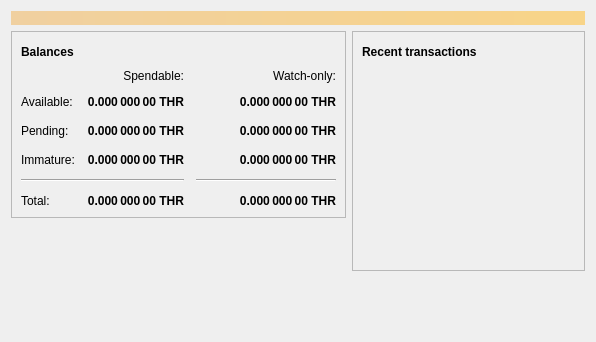
<?xml version="1.0" encoding="UTF-8"?>
<ui version="4.0">
 <class>OverviewPage</class>
 <widget class="QWidget" name="OverviewPage">
  <property name="geometry">
   <rect>
    <x>0</x>
    <y>0</y>
    <width>596</width>
    <height>342</height>
   </rect>
  </property>
  <property name="windowTitle">
   <string>Form</string>
  </property>
  <layout class="QVBoxLayout" name="topLayout">
   <item>
    <widget class="QLabel" name="labelAlerts">
     <property name="visible">
      <bool>false</bool>
     </property>
     <property name="styleSheet">
      <string notr="true">QLabel { background-color: qlineargradient(x1: 0, y1: 0, x2: 1, y2: 0, stop:0 #F0D0A0, stop:1 #F8D488); color:#000000; }</string>
     </property>
     <property name="wordWrap">
      <bool>true</bool>
     </property>
     <property name="margin">
      <number>3</number>
     </property>
     <property name="textInteractionFlags">
      <set>Qt::TextSelectableByMouse</set>
     </property>
    </widget>
   </item>
   <item>
    <layout class="QHBoxLayout" name="horizontalLayout" stretch="1,1">
     <item>
      <layout class="QVBoxLayout" name="verticalLayout_2">
       <item>
        <widget class="QFrame" name="frame">
         <property name="frameShape">
          <enum>QFrame::StyledPanel</enum>
         </property>
         <property name="frameShadow">
          <enum>QFrame::Raised</enum>
         </property>
         <layout class="QVBoxLayout" name="verticalLayout_4">
          <item>
           <layout class="QHBoxLayout" name="horizontalLayout_4">
            <item>
             <widget class="QLabel" name="label_5">
              <property name="font">
               <font>
                <weight>75</weight>
                <bold>true</bold>
               </font>
              </property>
              <property name="text">
               <string>Balances</string>
              </property>
             </widget>
            </item>
            <item>
             <widget class="QPushButton" name="labelWalletStatus">
              <property name="enabled">
               <bool>true</bool>
              </property>
              <property name="maximumSize">
               <size>
                <width>30</width>
                <height>16777215</height>
               </size>
              </property>
              <property name="toolTip">
               <string>The displayed information may be out of date. Your wallet automatically synchronizes with the Thronus network after a connection is established, but this process has not completed yet.</string>
              </property>
              <property name="text">
               <string/>
              </property>
              <property name="icon">
               <iconset resource="../bitcoin.qrc">
                <normaloff>:/icons/warning</normaloff>
                <disabledoff>:/icons/warning</disabledoff>:/icons/warning</iconset>
              </property>
              <property name="iconSize">
               <size>
                <width>24</width>
                <height>24</height>
               </size>
              </property>
              <property name="flat">
               <bool>true</bool>
              </property>
             </widget>
            </item>
            <item>
             <spacer name="horizontalSpacer_3">
              <property name="orientation">
               <enum>Qt::Horizontal</enum>
              </property>
              <property name="sizeHint" stdset="0">
               <size>
                <width>40</width>
                <height>20</height>
               </size>
              </property>
             </spacer>
            </item>
           </layout>
          </item>
          <item>
           <layout class="QGridLayout" name="gridLayout">
            <property name="spacing">
             <number>12</number>
            </property>
            <item row="2" column="2">
             <widget class="QLabel" name="labelWatchPending">
              <property name="font">
               <font>
                <weight>75</weight>
                <bold>true</bold>
               </font>
              </property>
              <property name="cursor">
               <cursorShape>IBeamCursor</cursorShape>
              </property>
              <property name="toolTip">
               <string>Unconfirmed transactions to watch-only addresses</string>
              </property>
              <property name="text">
               <string notr="true">0.000 000 00 THR</string>
              </property>
              <property name="alignment">
               <set>Qt::AlignRight|Qt::AlignTrailing|Qt::AlignVCenter</set>
              </property>
              <property name="textInteractionFlags">
               <set>Qt::LinksAccessibleByMouse|Qt::TextSelectableByKeyboard|Qt::TextSelectableByMouse</set>
              </property>
             </widget>
            </item>
            <item row="2" column="1">
             <widget class="QLabel" name="labelUnconfirmed">
              <property name="font">
               <font>
                <weight>75</weight>
                <bold>true</bold>
               </font>
              </property>
              <property name="cursor">
               <cursorShape>IBeamCursor</cursorShape>
              </property>
              <property name="toolTip">
               <string>Total of transactions that have yet to be confirmed, and do not yet count toward the spendable balance</string>
              </property>
              <property name="text">
               <string notr="true">0.000 000 00 THR</string>
              </property>
              <property name="alignment">
               <set>Qt::AlignRight|Qt::AlignTrailing|Qt::AlignVCenter</set>
              </property>
              <property name="textInteractionFlags">
               <set>Qt::LinksAccessibleByMouse|Qt::TextSelectableByKeyboard|Qt::TextSelectableByMouse</set>
              </property>
             </widget>
            </item>
            <item row="3" column="2">
             <widget class="QLabel" name="labelWatchImmature">
              <property name="font">
               <font>
                <weight>75</weight>
                <bold>true</bold>
               </font>
              </property>
              <property name="cursor">
               <cursorShape>IBeamCursor</cursorShape>
              </property>
              <property name="toolTip">
               <string>Mined balance in watch-only addresses that has not yet matured</string>
              </property>
              <property name="text">
               <string notr="true">0.000 000 00 THR</string>
              </property>
              <property name="alignment">
               <set>Qt::AlignRight|Qt::AlignTrailing|Qt::AlignVCenter</set>
              </property>
              <property name="textInteractionFlags">
               <set>Qt::LinksAccessibleByMouse|Qt::TextSelectableByKeyboard|Qt::TextSelectableByMouse</set>
              </property>
             </widget>
            </item>
            <item row="4" column="0" colspan="2">
             <widget class="Line" name="line">
              <property name="orientation">
               <enum>Qt::Horizontal</enum>
              </property>
             </widget>
            </item>
            <item row="4" column="2">
             <widget class="Line" name="lineWatchBalance">
              <property name="sizePolicy">
               <sizepolicy hsizetype="Preferred" vsizetype="Fixed">
                <horstretch>0</horstretch>
                <verstretch>0</verstretch>
               </sizepolicy>
              </property>
              <property name="minimumSize">
               <size>
                <width>140</width>
                <height>0</height>
               </size>
              </property>
              <property name="orientation">
               <enum>Qt::Horizontal</enum>
              </property>
             </widget>
            </item>
            <item row="5" column="0">
             <widget class="QLabel" name="labelTotalText">
              <property name="text">
               <string>Total:</string>
              </property>
             </widget>
            </item>
            <item row="3" column="1">
             <widget class="QLabel" name="labelImmature">
              <property name="font">
               <font>
                <weight>75</weight>
                <bold>true</bold>
               </font>
              </property>
              <property name="cursor">
               <cursorShape>IBeamCursor</cursorShape>
              </property>
              <property name="toolTip">
               <string>Mined balance that has not yet matured</string>
              </property>
              <property name="text">
               <string notr="true">0.000 000 00 THR</string>
              </property>
              <property name="alignment">
               <set>Qt::AlignRight|Qt::AlignTrailing|Qt::AlignVCenter</set>
              </property>
              <property name="textInteractionFlags">
               <set>Qt::LinksAccessibleByMouse|Qt::TextSelectableByKeyboard|Qt::TextSelectableByMouse</set>
              </property>
             </widget>
            </item>
            <item row="2" column="3">
             <spacer name="horizontalSpacer_2">
              <property name="orientation">
               <enum>Qt::Horizontal</enum>
              </property>
              <property name="sizeHint" stdset="0">
               <size>
                <width>40</width>
                <height>20</height>
               </size>
              </property>
             </spacer>
            </item>
            <item row="3" column="0">
             <widget class="QLabel" name="labelImmatureText">
              <property name="text">
               <string>Immature:</string>
              </property>
             </widget>
            </item>
            <item row="5" column="1">
             <widget class="QLabel" name="labelTotal">
              <property name="font">
               <font>
                <weight>75</weight>
                <bold>true</bold>
               </font>
              </property>
              <property name="cursor">
               <cursorShape>IBeamCursor</cursorShape>
              </property>
              <property name="toolTip">
               <string>Your current total balance</string>
              </property>
              <property name="text">
               <string notr="true">0.000 000 00 THR</string>
              </property>
              <property name="alignment">
               <set>Qt::AlignRight|Qt::AlignTrailing|Qt::AlignVCenter</set>
              </property>
              <property name="textInteractionFlags">
               <set>Qt::LinksAccessibleByMouse|Qt::TextSelectableByKeyboard|Qt::TextSelectableByMouse</set>
              </property>
             </widget>
            </item>
            <item row="5" column="2">
             <widget class="QLabel" name="labelWatchTotal">
              <property name="font">
               <font>
                <weight>75</weight>
                <bold>true</bold>
               </font>
              </property>
              <property name="cursor">
               <cursorShape>IBeamCursor</cursorShape>
              </property>
              <property name="toolTip">
               <string>Current total balance in watch-only addresses</string>
              </property>
              <property name="text">
               <string notr="true">0.000 000 00 THR</string>
              </property>
              <property name="alignment">
               <set>Qt::AlignRight|Qt::AlignTrailing|Qt::AlignVCenter</set>
              </property>
              <property name="textInteractionFlags">
               <set>Qt::LinksAccessibleByMouse|Qt::TextSelectableByKeyboard|Qt::TextSelectableByMouse</set>
              </property>
             </widget>
            </item>
            <item row="0" column="2">
             <widget class="QLabel" name="labelWatchonly">
              <property name="text">
               <string>Watch-only:</string>
              </property>
              <property name="alignment">
               <set>Qt::AlignRight|Qt::AlignTrailing|Qt::AlignVCenter</set>
              </property>
             </widget>
            </item>
            <item row="1" column="0">
             <widget class="QLabel" name="labelBalanceText">
              <property name="text">
               <string>Available:</string>
              </property>
             </widget>
            </item>
            <item row="1" column="1">
             <widget class="QLabel" name="labelBalance">
              <property name="font">
               <font>
                <weight>75</weight>
                <bold>true</bold>
               </font>
              </property>
              <property name="cursor">
               <cursorShape>IBeamCursor</cursorShape>
              </property>
              <property name="toolTip">
               <string>Your current spendable balance</string>
              </property>
              <property name="text">
               <string notr="true">0.000 000 00 THR</string>
              </property>
              <property name="alignment">
               <set>Qt::AlignRight|Qt::AlignTrailing|Qt::AlignVCenter</set>
              </property>
              <property name="textInteractionFlags">
               <set>Qt::LinksAccessibleByMouse|Qt::TextSelectableByKeyboard|Qt::TextSelectableByMouse</set>
              </property>
             </widget>
            </item>
            <item row="1" column="2">
             <widget class="QLabel" name="labelWatchAvailable">
              <property name="font">
               <font>
                <weight>75</weight>
                <bold>true</bold>
               </font>
              </property>
              <property name="cursor">
               <cursorShape>IBeamCursor</cursorShape>
              </property>
              <property name="toolTip">
               <string>Your current balance in watch-only addresses</string>
              </property>
              <property name="text">
               <string notr="true">0.000 000 00 THR</string>
              </property>
              <property name="alignment">
               <set>Qt::AlignRight|Qt::AlignTrailing|Qt::AlignVCenter</set>
              </property>
              <property name="textInteractionFlags">
               <set>Qt::LinksAccessibleByMouse|Qt::TextSelectableByKeyboard|Qt::TextSelectableByMouse</set>
              </property>
             </widget>
            </item>
            <item row="2" column="0">
             <widget class="QLabel" name="labelPendingText">
              <property name="text">
               <string>Pending:</string>
              </property>
             </widget>
            </item>
            <item row="0" column="1">
             <widget class="QLabel" name="labelSpendable">
              <property name="text">
               <string>Spendable:</string>
              </property>
              <property name="alignment">
               <set>Qt::AlignRight|Qt::AlignTrailing|Qt::AlignVCenter</set>
              </property>
             </widget>
            </item>
           </layout>
          </item>
         </layout>
        </widget>
       </item>
       <item>
        <spacer name="verticalSpacer">
         <property name="orientation">
          <enum>Qt::Vertical</enum>
         </property>
         <property name="sizeHint" stdset="0">
          <size>
           <width>20</width>
           <height>40</height>
          </size>
         </property>
        </spacer>
       </item>
      </layout>
     </item>
     <item>
      <layout class="QVBoxLayout" name="verticalLayout_3">
       <item>
        <widget class="QFrame" name="frame_2">
         <property name="frameShape">
          <enum>QFrame::StyledPanel</enum>
         </property>
         <property name="frameShadow">
          <enum>QFrame::Raised</enum>
         </property>
         <layout class="QVBoxLayout" name="verticalLayout">
          <item>
           <layout class="QHBoxLayout" name="horizontalLayout_2">
            <item>
             <widget class="QLabel" name="label_4">
              <property name="font">
               <font>
                <weight>75</weight>
                <bold>true</bold>
               </font>
              </property>
              <property name="text">
               <string>Recent transactions</string>
              </property>
             </widget>
            </item>
            <item>
             <widget class="QPushButton" name="labelTransactionsStatus">
              <property name="enabled">
               <bool>true</bool>
              </property>
              <property name="maximumSize">
               <size>
                <width>30</width>
                <height>16777215</height>
               </size>
              </property>
              <property name="toolTip">
               <string>The displayed information may be out of date. Your wallet automatically synchronizes with the Thronus network after a connection is established, but this process has not completed yet.</string>
              </property>
              <property name="text">
               <string/>
              </property>
              <property name="icon">
               <iconset resource="../bitcoin.qrc">
                <normaloff>:/icons/warning</normaloff>
                <disabledoff>:/icons/warning</disabledoff>:/icons/warning</iconset>
              </property>
              <property name="iconSize">
               <size>
                <width>24</width>
                <height>24</height>
               </size>
              </property>
              <property name="flat">
               <bool>true</bool>
              </property>
             </widget>
            </item>
            <item>
             <spacer name="horizontalSpacer">
              <property name="orientation">
               <enum>Qt::Horizontal</enum>
              </property>
              <property name="sizeHint" stdset="0">
               <size>
                <width>40</width>
                <height>20</height>
               </size>
              </property>
             </spacer>
            </item>
           </layout>
          </item>
          <item>
           <widget class="QListView" name="listTransactions">
            <property name="styleSheet">
             <string notr="true">QListView { background: transparent; }</string>
            </property>
            <property name="frameShape">
             <enum>QFrame::NoFrame</enum>
            </property>
            <property name="verticalScrollBarPolicy">
             <enum>Qt::ScrollBarAlwaysOff</enum>
            </property>
            <property name="horizontalScrollBarPolicy">
             <enum>Qt::ScrollBarAlwaysOff</enum>
            </property>
            <property name="selectionMode">
             <enum>QAbstractItemView::NoSelection</enum>
            </property>
           </widget>
          </item>
         </layout>
        </widget>
       </item>
       <item>
        <spacer name="verticalSpacer_2">
         <property name="orientation">
          <enum>Qt::Vertical</enum>
         </property>
         <property name="sizeHint" stdset="0">
          <size>
           <width>20</width>
           <height>40</height>
          </size>
         </property>
        </spacer>
       </item>
      </layout>
     </item>
    </layout>
   </item>
  </layout>
 </widget>
 <resources/>
 <connections/>
</ui>
